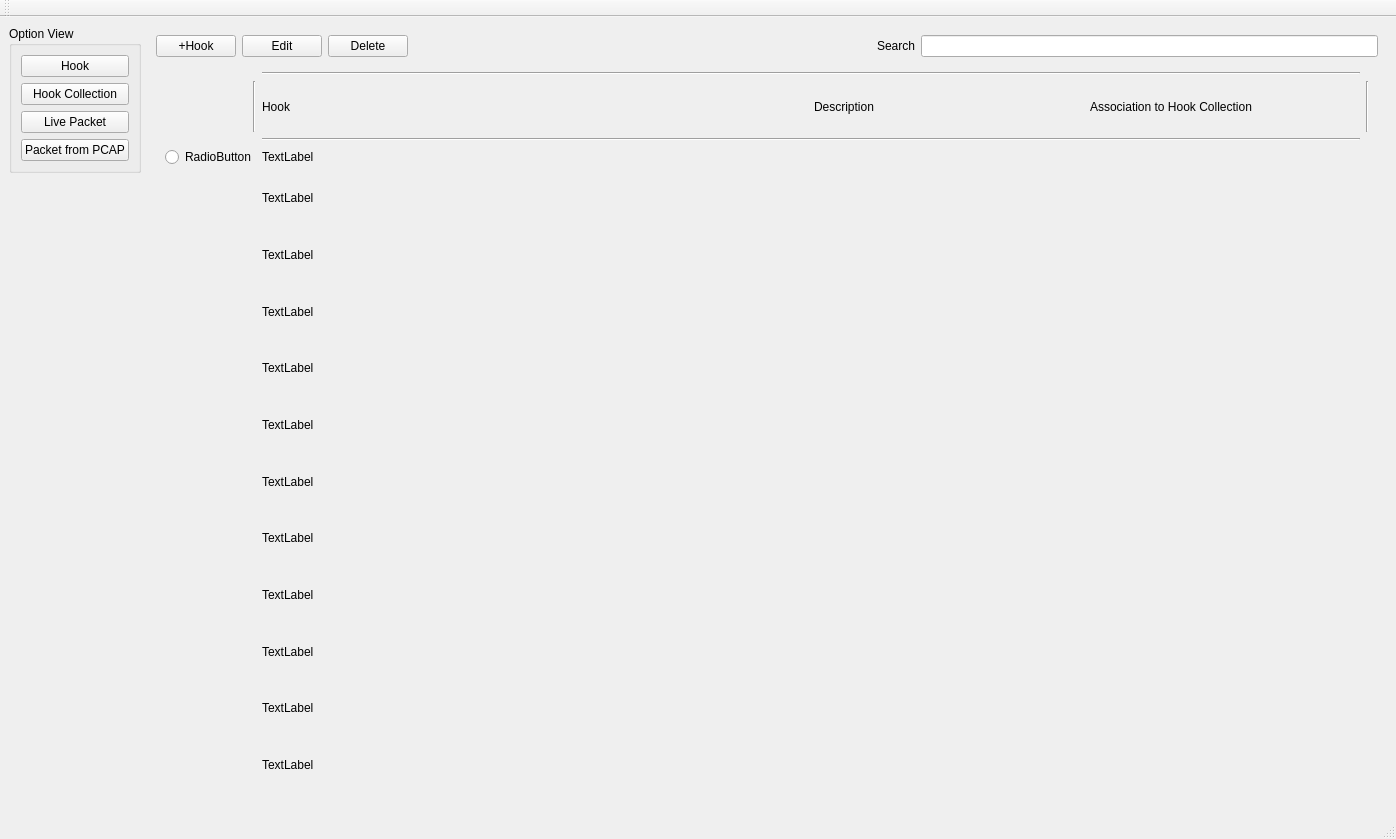
<?xml version="1.0" encoding="UTF-8"?>
<ui version="4.0">
 <class>MainWindow</class>
 <widget class="QMainWindow" name="MainWindow">
  <property name="geometry">
   <rect>
    <x>0</x>
    <y>0</y>
    <width>1396</width>
    <height>839</height>
   </rect>
  </property>
  <property name="windowTitle">
   <string>MainWindow</string>
  </property>
  <widget class="QWidget" name="centralwidget">
   <layout class="QGridLayout" name="gridLayout">
    <item row="1" column="0">
     <spacer name="verticalSpacer">
      <property name="orientation">
       <enum>Qt::Vertical</enum>
      </property>
      <property name="sizeHint" stdset="0">
       <size>
        <width>20</width>
        <height>40</height>
       </size>
      </property>
     </spacer>
    </item>
    <item row="0" column="0">
     <widget class="QGroupBox" name="OptionView">
      <property name="palette">
       <palette>
        <active>
         <colorrole role="Base">
          <brush brushstyle="SolidPattern">
           <color alpha="255">
            <red>218</red>
            <green>218</green>
            <blue>218</blue>
           </color>
          </brush>
         </colorrole>
        </active>
        <inactive>
         <colorrole role="Base">
          <brush brushstyle="SolidPattern">
           <color alpha="255">
            <red>218</red>
            <green>218</green>
            <blue>218</blue>
           </color>
          </brush>
         </colorrole>
        </inactive>
        <disabled>
         <colorrole role="Base">
          <brush brushstyle="SolidPattern">
           <color alpha="255">
            <red>240</red>
            <green>240</green>
            <blue>240</blue>
           </color>
          </brush>
         </colorrole>
        </disabled>
       </palette>
      </property>
      <property name="autoFillBackground">
       <bool>false</bool>
      </property>
      <property name="title">
       <string>Option View</string>
      </property>
      <property name="flat">
       <bool>false</bool>
      </property>
      <property name="checkable">
       <bool>false</bool>
      </property>
      <layout class="QGridLayout" name="gridLayout_2">
       <item row="1" column="0">
        <widget class="QPushButton" name="HookCollectionButton">
         <property name="text">
          <string>Hook Collection</string>
         </property>
        </widget>
       </item>
       <item row="2" column="0">
        <widget class="QPushButton" name="LivePacketButton">
         <property name="text">
          <string>Live Packet</string>
         </property>
        </widget>
       </item>
       <item row="0" column="0">
        <widget class="QPushButton" name="HookButton">
         <property name="enabled">
          <bool>true</bool>
         </property>
         <property name="text">
          <string>Hook</string>
         </property>
         <property name="checkable">
          <bool>false</bool>
         </property>
        </widget>
       </item>
       <item row="3" column="0">
        <widget class="QPushButton" name="PCAPPacketButton">
         <property name="text">
          <string>Packet from PCAP</string>
         </property>
        </widget>
       </item>
      </layout>
     </widget>
    </item>
    <item row="0" column="1" rowspan="2">
     <widget class="QStackedWidget" name="stackedWidget">
      <property name="enabled">
       <bool>true</bool>
      </property>
      <property name="currentIndex">
       <number>0</number>
      </property>
      <widget class="QWidget" name="stackedWidgetPage1" native="true">
       <layout class="QGridLayout" name="gridLayout_3">
        <item row="0" column="2">
         <widget class="QPushButton" name="DeleteHook">
          <property name="text">
           <string>Delete</string>
          </property>
         </widget>
        </item>
        <item row="0" column="1">
         <widget class="QPushButton" name="EditHook">
          <property name="text">
           <string>Edit</string>
          </property>
         </widget>
        </item>
        <item row="0" column="5">
         <widget class="QLineEdit" name="SearchHook"/>
        </item>
        <item row="0" column="3">
         <spacer name="horizontalSpacer">
          <property name="orientation">
           <enum>Qt::Horizontal</enum>
          </property>
          <property name="sizeHint" stdset="0">
           <size>
            <width>40</width>
            <height>20</height>
           </size>
          </property>
         </spacer>
        </item>
        <item row="0" column="4">
         <widget class="QLabel" name="label">
          <property name="text">
           <string>Search</string>
          </property>
         </widget>
        </item>
        <item row="0" column="0">
         <widget class="QPushButton" name="AddHook">
          <property name="text">
           <string>+Hook</string>
          </property>
         </widget>
        </item>
        <item row="1" column="0" colspan="6">
         <widget class="QStackedWidget" name="stackedWidget_2">
          <property name="currentIndex">
           <number>0</number>
          </property>
          <widget class="QWidget" name="page_3">
           <layout class="QGridLayout" name="gridLayout_4">
            <item row="3" column="1">
             <widget class="QLabel" name="label_5">
              <property name="text">
               <string>TextLabel</string>
              </property>
             </widget>
            </item>
            <item row="0" column="1" colspan="4">
             <widget class="Line" name="line">
              <property name="orientation">
               <enum>Qt::Horizontal</enum>
              </property>
             </widget>
            </item>
            <item row="3" column="0">
             <widget class="QRadioButton" name="radioButton">
              <property name="text">
               <string>RadioButton</string>
              </property>
             </widget>
            </item>
            <item row="2" column="1" colspan="4">
             <widget class="Line" name="line_2">
              <property name="orientation">
               <enum>Qt::Horizontal</enum>
              </property>
             </widget>
            </item>
            <item row="1" column="0">
             <widget class="Line" name="line_3">
              <property name="layoutDirection">
               <enum>Qt::RightToLeft</enum>
              </property>
              <property name="autoFillBackground">
               <bool>true</bool>
              </property>
              <property name="orientation">
               <enum>Qt::Vertical</enum>
              </property>
             </widget>
            </item>
            <item row="14" column="1">
             <widget class="QLabel" name="label_6">
              <property name="text">
               <string>TextLabel</string>
              </property>
             </widget>
            </item>
            <item row="4" column="1">
             <widget class="QLabel" name="label_7">
              <property name="text">
               <string>TextLabel</string>
              </property>
             </widget>
            </item>
            <item row="5" column="1">
             <widget class="QLabel" name="label_9">
              <property name="text">
               <string>TextLabel</string>
              </property>
             </widget>
            </item>
            <item row="7" column="1">
             <widget class="QLabel" name="label_10">
              <property name="text">
               <string>TextLabel</string>
              </property>
             </widget>
            </item>
            <item row="6" column="1">
             <widget class="QLabel" name="label_8">
              <property name="text">
               <string>TextLabel</string>
              </property>
             </widget>
            </item>
            <item row="8" column="1">
             <widget class="QLabel" name="label_12">
              <property name="text">
               <string>TextLabel</string>
              </property>
             </widget>
            </item>
            <item row="11" column="1">
             <widget class="QLabel" name="label_13">
              <property name="text">
               <string>TextLabel</string>
              </property>
             </widget>
            </item>
            <item row="10" column="1">
             <widget class="QLabel" name="label_15">
              <property name="text">
               <string>TextLabel</string>
              </property>
             </widget>
            </item>
            <item row="13" column="1">
             <widget class="QLabel" name="label_14">
              <property name="text">
               <string>TextLabel</string>
              </property>
             </widget>
            </item>
            <item row="9" column="1">
             <widget class="QLabel" name="label_11">
              <property name="text">
               <string>TextLabel</string>
              </property>
             </widget>
            </item>
            <item row="12" column="1">
             <widget class="QLabel" name="label_16">
              <property name="text">
               <string>TextLabel</string>
              </property>
             </widget>
            </item>
            <item row="1" column="3">
             <widget class="QLabel" name="label_4">
              <property name="text">
               <string>Description</string>
              </property>
             </widget>
            </item>
            <item row="1" column="1">
             <widget class="QLabel" name="label_3">
              <property name="text">
               <string>Hook</string>
              </property>
             </widget>
            </item>
            <item row="1" column="4">
             <widget class="QLabel" name="label_2">
              <property name="text">
               <string>Association to Hook Collection</string>
              </property>
             </widget>
            </item>
            <item row="1" column="5">
             <widget class="Line" name="line_4">
              <property name="orientation">
               <enum>Qt::Vertical</enum>
              </property>
             </widget>
            </item>
           </layout>
          </widget>
          <widget class="QWidget" name="page_4"/>
         </widget>
        </item>
       </layout>
      </widget>
      <widget class="QWidget" name="stackedWidgetPage2" native="true"/>
     </widget>
    </item>
   </layout>
  </widget>
  <widget class="QMenuBar" name="menubar">
   <property name="geometry">
    <rect>
     <x>0</x>
     <y>0</y>
     <width>1396</width>
     <height>26</height>
    </rect>
   </property>
  </widget>
  <widget class="QStatusBar" name="statusbar"/>
  <widget class="QToolBar" name="toolBar">
   <property name="windowTitle">
    <string>toolBar</string>
   </property>
   <attribute name="toolBarArea">
    <enum>TopToolBarArea</enum>
   </attribute>
   <attribute name="toolBarBreak">
    <bool>false</bool>
   </attribute>
  </widget>
 </widget>
 <tabstops>
  <tabstop>HookButton</tabstop>
  <tabstop>HookCollectionButton</tabstop>
  <tabstop>LivePacketButton</tabstop>
  <tabstop>PCAPPacketButton</tabstop>
  <tabstop>AddHook</tabstop>
  <tabstop>EditHook</tabstop>
  <tabstop>DeleteHook</tabstop>
  <tabstop>SearchHook</tabstop>
 </tabstops>
 <resources/>
 <connections/>
</ui>
